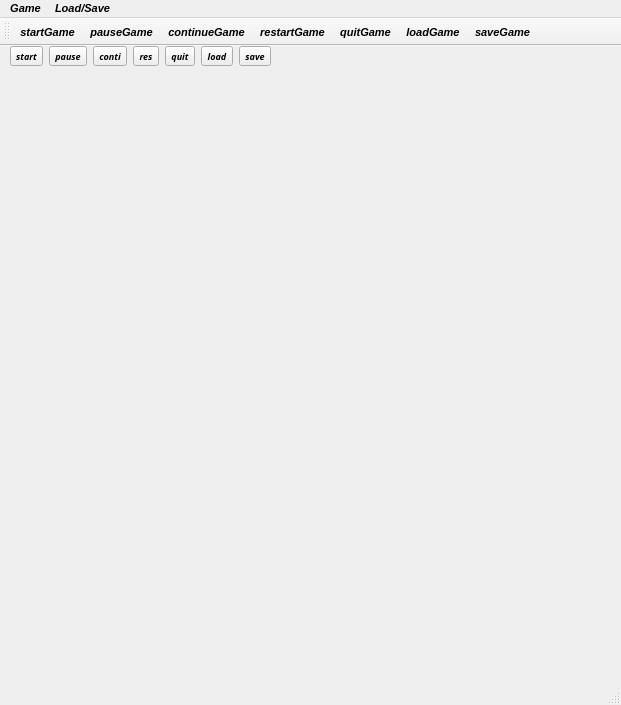
<?xml version="1.0" encoding="UTF-8"?>
<ui version="4.0">
 <class>MainWindow</class>
 <widget class="QMainWindow" name="MainWindow">
  <property name="geometry">
   <rect>
    <x>0</x>
    <y>0</y>
    <width>621</width>
    <height>705</height>
   </rect>
  </property>
  <property name="font">
   <font>
    <family>Segoe UI</family>
    <pointsize>8</pointsize>
    <italic>true</italic>
    <bold>true</bold>
   </font>
  </property>
  <property name="windowTitle">
   <string>MainWindow</string>
  </property>
  <widget class="QWidget" name="centralwidget">
   <widget class="QWidget" name="horizontalLayoutWidget">
    <property name="geometry">
     <rect>
      <x>0</x>
      <y>640</y>
      <width>611</width>
      <height>32</height>
     </rect>
    </property>
    <layout class="QHBoxLayout" name="horizontalLayout">
     <item>
      <widget class="QPushButton" name="startButton">
       <property name="font">
        <font>
         <family>Microsoft JhengHei UI</family>
         <pointsize>10</pointsize>
         <italic>false</italic>
         <bold>true</bold>
        </font>
       </property>
       <property name="focusPolicy">
        <enum>Qt::NoFocus</enum>
       </property>
       <property name="text">
        <string>startGame</string>
       </property>
      </widget>
     </item>
     <item>
      <widget class="QPushButton" name="pauseButton">
       <property name="font">
        <font>
         <family>Microsoft JhengHei UI</family>
         <pointsize>10</pointsize>
         <italic>false</italic>
         <bold>true</bold>
        </font>
       </property>
       <property name="focusPolicy">
        <enum>Qt::NoFocus</enum>
       </property>
       <property name="text">
        <string>pauseGame</string>
       </property>
      </widget>
     </item>
     <item>
      <widget class="QPushButton" name="continueButton">
       <property name="font">
        <font>
         <family>Microsoft JhengHei UI</family>
         <pointsize>10</pointsize>
         <italic>false</italic>
         <bold>true</bold>
        </font>
       </property>
       <property name="focusPolicy">
        <enum>Qt::NoFocus</enum>
       </property>
       <property name="text">
        <string>continueGame</string>
       </property>
      </widget>
     </item>
     <item>
      <widget class="QPushButton" name="restartButton">
       <property name="font">
        <font>
         <family>Microsoft JhengHei UI</family>
         <pointsize>10</pointsize>
         <italic>false</italic>
         <bold>true</bold>
        </font>
       </property>
       <property name="focusPolicy">
        <enum>Qt::NoFocus</enum>
       </property>
       <property name="text">
        <string>restartGame</string>
       </property>
      </widget>
     </item>
    </layout>
   </widget>
   <widget class="QWidget" name="horizontalLayoutWidget_2">
    <property name="geometry">
     <rect>
      <x>0</x>
      <y>680</y>
      <width>611</width>
      <height>32</height>
     </rect>
    </property>
    <layout class="QHBoxLayout" name="horizontalLayout_2">
     <item>
      <widget class="QPushButton" name="quitButton">
       <property name="font">
        <font>
         <family>Microsoft JhengHei UI</family>
         <pointsize>10</pointsize>
         <italic>false</italic>
         <bold>true</bold>
        </font>
       </property>
       <property name="focusPolicy">
        <enum>Qt::NoFocus</enum>
       </property>
       <property name="text">
        <string>quitGame</string>
       </property>
      </widget>
     </item>
     <item>
      <widget class="QPushButton" name="loadButton">
       <property name="font">
        <font>
         <family>Microsoft JhengHei UI</family>
         <pointsize>10</pointsize>
         <italic>false</italic>
         <bold>true</bold>
        </font>
       </property>
       <property name="focusPolicy">
        <enum>Qt::NoFocus</enum>
       </property>
       <property name="text">
        <string>loadGame</string>
       </property>
      </widget>
     </item>
     <item>
      <widget class="QPushButton" name="saveButton">
       <property name="font">
        <font>
         <family>Microsoft JhengHei UI</family>
         <pointsize>10</pointsize>
         <italic>false</italic>
         <bold>true</bold>
        </font>
       </property>
       <property name="focusPolicy">
        <enum>Qt::NoFocus</enum>
       </property>
       <property name="text">
        <string>saveGame</string>
       </property>
      </widget>
     </item>
    </layout>
   </widget>
   <widget class="QWidget" name="layoutWidget">
    <property name="geometry">
     <rect>
      <x>10</x>
      <y>0</y>
      <width>267</width>
      <height>21</height>
     </rect>
    </property>
    <layout class="QHBoxLayout" name="horizontalLayout_3">
     <item>
      <widget class="QToolButton" name="startTool">
       <property name="font">
        <font>
         <family>Segoe UI Black</family>
         <pointsize>7</pointsize>
         <italic>true</italic>
         <bold>true</bold>
        </font>
       </property>
       <property name="focusPolicy">
        <enum>Qt::NoFocus</enum>
       </property>
       <property name="text">
        <string>start</string>
       </property>
      </widget>
     </item>
     <item>
      <widget class="QToolButton" name="pauseTool">
       <property name="font">
        <font>
         <family>Segoe UI Black</family>
         <pointsize>7</pointsize>
         <italic>true</italic>
         <bold>true</bold>
        </font>
       </property>
       <property name="focusPolicy">
        <enum>Qt::NoFocus</enum>
       </property>
       <property name="text">
        <string>pause</string>
       </property>
      </widget>
     </item>
     <item>
      <widget class="QToolButton" name="continueTool">
       <property name="font">
        <font>
         <family>Segoe UI Black</family>
         <pointsize>7</pointsize>
         <italic>true</italic>
         <bold>true</bold>
        </font>
       </property>
       <property name="focusPolicy">
        <enum>Qt::NoFocus</enum>
       </property>
       <property name="text">
        <string>conti</string>
       </property>
      </widget>
     </item>
     <item>
      <widget class="QToolButton" name="restartTool">
       <property name="font">
        <font>
         <family>Segoe UI Black</family>
         <pointsize>7</pointsize>
         <italic>true</italic>
         <bold>true</bold>
        </font>
       </property>
       <property name="focusPolicy">
        <enum>Qt::NoFocus</enum>
       </property>
       <property name="text">
        <string>res</string>
       </property>
      </widget>
     </item>
     <item>
      <widget class="QToolButton" name="quitTool">
       <property name="font">
        <font>
         <family>Segoe UI Black</family>
         <pointsize>7</pointsize>
         <italic>true</italic>
         <bold>true</bold>
        </font>
       </property>
       <property name="focusPolicy">
        <enum>Qt::NoFocus</enum>
       </property>
       <property name="text">
        <string>quit</string>
       </property>
      </widget>
     </item>
     <item>
      <widget class="QToolButton" name="loadTool">
       <property name="font">
        <font>
         <family>Segoe UI Black</family>
         <pointsize>7</pointsize>
         <italic>true</italic>
         <bold>true</bold>
        </font>
       </property>
       <property name="focusPolicy">
        <enum>Qt::NoFocus</enum>
       </property>
       <property name="text">
        <string>load</string>
       </property>
      </widget>
     </item>
     <item>
      <widget class="QToolButton" name="saveTool">
       <property name="font">
        <font>
         <family>Segoe UI Black</family>
         <pointsize>7</pointsize>
         <italic>true</italic>
         <bold>true</bold>
        </font>
       </property>
       <property name="focusPolicy">
        <enum>Qt::NoFocus</enum>
       </property>
       <property name="text">
        <string>save</string>
       </property>
      </widget>
     </item>
    </layout>
   </widget>
  </widget>
  <widget class="QMenuBar" name="menubar">
   <property name="geometry">
    <rect>
     <x>0</x>
     <y>0</y>
     <width>621</width>
     <height>20</height>
    </rect>
   </property>
   <widget class="QMenu" name="menuGame">
    <property name="title">
     <string>Game</string>
    </property>
    <addaction name="actionstartGame"/>
    <addaction name="actionpauseGame"/>
    <addaction name="actioncontinueGame"/>
    <addaction name="actionrestartGame"/>
    <addaction name="actionquitGame"/>
   </widget>
   <widget class="QMenu" name="menuLoad_Save">
    <property name="title">
     <string>Load/Save</string>
    </property>
    <addaction name="actionloadGame"/>
    <addaction name="actionsaveGame"/>
   </widget>
   <addaction name="menuGame"/>
   <addaction name="menuLoad_Save"/>
  </widget>
  <widget class="QStatusBar" name="statusbar"/>
  <widget class="QToolBar" name="toolBar">
   <property name="windowTitle">
    <string>toolBar</string>
   </property>
   <attribute name="toolBarArea">
    <enum>TopToolBarArea</enum>
   </attribute>
   <attribute name="toolBarBreak">
    <bool>false</bool>
   </attribute>
   <addaction name="actionstartGame_2"/>
   <addaction name="actionpauseGame_2"/>
   <addaction name="actioncontinueGame_2"/>
   <addaction name="actionrestartGame_2"/>
   <addaction name="actionquitGame_2"/>
   <addaction name="actionloadGame_2"/>
   <addaction name="actionsaveGame_2"/>
  </widget>
  <action name="actionstartGame">
   <property name="text">
    <string>startGame</string>
   </property>
  </action>
  <action name="actionpauseGame">
   <property name="text">
    <string>pauseGame</string>
   </property>
  </action>
  <action name="actioncontinueGame">
   <property name="text">
    <string>continueGame</string>
   </property>
  </action>
  <action name="actionrestartGame">
   <property name="text">
    <string>restartGame</string>
   </property>
  </action>
  <action name="actionquitGame">
   <property name="text">
    <string>quitGame</string>
   </property>
  </action>
  <action name="actionloadGame">
   <property name="text">
    <string>loadGame</string>
   </property>
  </action>
  <action name="actionsaveGame">
   <property name="text">
    <string>saveGame</string>
   </property>
  </action>
  <action name="actionstartGame_2">
   <property name="text">
    <string>startGame</string>
   </property>
  </action>
  <action name="actionpauseGame_2">
   <property name="text">
    <string>pauseGame</string>
   </property>
  </action>
  <action name="actioncontinueGame_2">
   <property name="text">
    <string>continueGame</string>
   </property>
  </action>
  <action name="actionrestartGame_2">
   <property name="text">
    <string>restartGame</string>
   </property>
  </action>
  <action name="actionquitGame_2">
   <property name="text">
    <string>quitGame</string>
   </property>
  </action>
  <action name="actionloadGame_2">
   <property name="text">
    <string>loadGame</string>
   </property>
  </action>
  <action name="actionsaveGame_2">
   <property name="text">
    <string>saveGame</string>
   </property>
  </action>
 </widget>
 <resources/>
 <connections>
  <connection>
   <sender>actionrestartGame_2</sender>
   <signal>triggered()</signal>
   <receiver>restartTool</receiver>
   <slot>click()</slot>
   <hints>
    <hint type="sourcelabel">
     <x>-1</x>
     <y>-1</y>
    </hint>
    <hint type="destinationlabel">
     <x>121</x>
     <y>69</y>
    </hint>
   </hints>
  </connection>
  <connection>
   <sender>actionpauseGame_2</sender>
   <signal>triggered()</signal>
   <receiver>pauseTool</receiver>
   <slot>click()</slot>
   <hints>
    <hint type="sourcelabel">
     <x>-1</x>
     <y>-1</y>
    </hint>
    <hint type="destinationlabel">
     <x>57</x>
     <y>69</y>
    </hint>
   </hints>
  </connection>
  <connection>
   <sender>actioncontinueGame_2</sender>
   <signal>triggered()</signal>
   <receiver>continueTool</receiver>
   <slot>click()</slot>
   <hints>
    <hint type="sourcelabel">
     <x>-1</x>
     <y>-1</y>
    </hint>
    <hint type="destinationlabel">
     <x>89</x>
     <y>69</y>
    </hint>
   </hints>
  </connection>
  <connection>
   <sender>actionstartGame_2</sender>
   <signal>triggered()</signal>
   <receiver>startTool</receiver>
   <slot>click()</slot>
   <hints>
    <hint type="sourcelabel">
     <x>-1</x>
     <y>-1</y>
    </hint>
    <hint type="destinationlabel">
     <x>25</x>
     <y>69</y>
    </hint>
   </hints>
  </connection>
  <connection>
   <sender>actionloadGame_2</sender>
   <signal>triggered()</signal>
   <receiver>loadTool</receiver>
   <slot>click()</slot>
   <hints>
    <hint type="sourcelabel">
     <x>-1</x>
     <y>-1</y>
    </hint>
    <hint type="destinationlabel">
     <x>185</x>
     <y>69</y>
    </hint>
   </hints>
  </connection>
  <connection>
   <sender>actionsaveGame_2</sender>
   <signal>triggered()</signal>
   <receiver>saveTool</receiver>
   <slot>click()</slot>
   <hints>
    <hint type="sourcelabel">
     <x>-1</x>
     <y>-1</y>
    </hint>
    <hint type="destinationlabel">
     <x>217</x>
     <y>69</y>
    </hint>
   </hints>
  </connection>
  <connection>
   <sender>actionquitGame_2</sender>
   <signal>triggered()</signal>
   <receiver>quitTool</receiver>
   <slot>click()</slot>
   <hints>
    <hint type="sourcelabel">
     <x>-1</x>
     <y>-1</y>
    </hint>
    <hint type="destinationlabel">
     <x>153</x>
     <y>69</y>
    </hint>
   </hints>
  </connection>
 </connections>
</ui>
